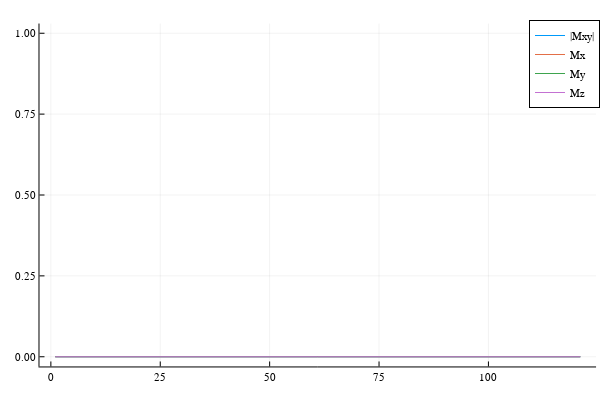

Write notebook code for a chart like this one.
### Code cell
plot(abs.(Complex.(Mx, My))-abs.(Complex.(Mxd, Myd)), label="|Mxy|")
plot!(Mx-Mxd, label="Mx")
plot!(My-Myd, label="My")
plot!(Mz-Mzd, label="Mz")

### Figure 1 — Plotly figure (JSON) as saved in the notebook; plotly's stock layout.template omitted (floating-point values rounded to 4 significant figures)
{"data": [{"colorbar": {"title": ""}, "legendgroup": "|Mxy|", "line": {"color": "rgba(0, 154, 250, 1.000)", "dash": "solid", "shape": "linear", "width": 1}, "mode": "lines", "name": "|Mxy|", "showlegend": true, "type": "scatter", "x": [1, 2, 3, 4, 5, 6, 7, 8, 9, 10, 11, 12, 13, 14, 15, 16, 17, 18, 19, 20, 21, 22, 23, 24, 25, 26, 27, 28, 29, 30, 31, 32, 33, 34, 35, 36, 37, 38, 39, 40, 41, 42, 43, 44, 45, 46, 47, 48, 49, 50, 51, 52, 53, 54, 55, 56, 57, 58, 59, 60, 61, 62, 63, 64, 65, 66, 67, 68, 69, 70, 71, 72, 73, 74, 75, 76, 77, 78, 79, 80, 81, 82, 83, 84, 85, 86, 87, 88, 89, 90, 91, 92, 93, 94, 95, 96, 97, 98, 99, 100, 101, 102, 103, 104, 105, 106, 107, 108, 109, 110, 111, 112, 113, 114, 115, 116, 117, 118, 119, 120, 121], "xaxis": "x", "y": [0, 0, 0, 0, 0, 0, 0, 0, 0, 0, 0, 0, 0, 0, 0, 0, 0, 0, 0, 0, 0, 0, 0, 0, 0, 0, 0, 0, 0, 0, 0, 0, 0, 0, 0, 0, 0, 0, 0, 0, 0, 0, 0, 0, 0, 0, 0, 0, 0, 0, 0, 0, 0, 0, 0, 0, 0, 0, 0, 0, 0, 0, 0, 0, 0, 0, 0, 0, 0, 0, 0, 0, 0, 0, 0, 0, 0, 0, 0, 0, 0, 0, 0, 0, 0, 0, 0, 0, 0, 0, 0, 0, 0, 0, 0, 0, 0, 0, 0, 0, 0, 0, 0, 0, 0, 0, 0, 0, 0, 0, 0, 0, 0, 0, 0, 0, 0, 0, 0, 0, 0], "yaxis": "y", "zmax": null, "zmin": null}, {"colorbar": {"title": ""}, "legendgroup": "Mx", "line": {"color": "rgba(227, 111, 71, 1.000)", "dash": "solid", "shape": "linear", "width": 1}, "mode": "lines", "name": "Mx", "showlegend": true, "type": "scatter", "x": [1, 2, 3, 4, 5, 6, 7, 8, 9, 10, 11, 12, 13, 14, 15, 16, 17, 18, 19, 20, 21, 22, 23, 24, 25, 26, 27, 28, 29, 30, 31, 32, 33, 34, 35, 36, 37, 38, 39, 40, 41, 42, 43, 44, 45, 46, 47, 48, 49, 50, 51, 52, 53, 54, 55, 56, 57, 58, 59, 60, 61, 62, 63, 64, 65, 66, 67, 68, 69, 70, 71, 72, 73, 74, 75, 76, 77, 78, 79, 80, 81, 82, 83, 84, 85, 86, 87, 88, 89, 90, 91, 92, 93, 94, 95, 96, 97, 98, 99, 100, 101, 102, 103, 104, 105, 106, 107, 108, 109, 110, 111, 112, 113, 114, 115, 116, 117, 118, 119, 120, 121], "xaxis": "x", "y": [0, 0, 0, 0, 0, 0, 0, 0, 0, 0, 0, 0, 0, 0, 0, 0, 0, 0, 0, 0, 0, 0, 0, 0, 0, 0, 0, 0, 0, 0, 0, 0, 0, 0, 0, 0, 0, 0, 0, 0, 0, 0, 0, 0, 0, 0, 0, 0, 0, 0, 0, 0, 0, 0, 0, 0, 0, 0, 0, 0, 0, 0, 0, 0, 0, 0, 0, 0, 0, 0, 0, 0, 0, 0, 0, 0, 0, 0, 0, 0, 0, 0, 0, 0, 0, 0, 0, 0, 0, 0, 0, 0, 0, 0, 0, 0, 0, 0, 0, 0, 0, 0, 0, 0, 0, 0, 0, 0, 0, 0, 0, 0, 0, 0, 0, 0, 0, 0, 0, 0, 0], "yaxis": "y", "zmax": null, "zmin": null}, {"colorbar": {"title": ""}, "legendgroup": "My", "line": {"color": "rgba(62, 164, 78, 1.000)", "dash": "solid", "shape": "linear", "width": 1}, "mode": "lines", "name": "My", "showlegend": true, "type": "scatter", "x": [1, 2, 3, 4, 5, 6, 7, 8, 9, 10, 11, 12, 13, 14, 15, 16, 17, 18, 19, 20, 21, 22, 23, 24, 25, 26, 27, 28, 29, 30, 31, 32, 33, 34, 35, 36, 37, 38, 39, 40, 41, 42, 43, 44, 45, 46, 47, 48, 49, 50, 51, 52, 53, 54, 55, 56, 57, 58, 59, 60, 61, 62, 63, 64, 65, 66, 67, 68, 69, 70, 71, 72, 73, 74, 75, 76, 77, 78, 79, 80, 81, 82, 83, 84, 85, 86, 87, 88, 89, 90, 91, 92, 93, 94, 95, 96, 97, 98, 99, 100, 101, 102, 103, 104, 105, 106, 107, 108, 109, 110, 111, 112, 113, 114, 115, 116, 117, 118, 119, 120, 121], "xaxis": "x", "y": [0, 0, 0, 0, 0, 0, 0, 0, 0, 0, 0, 0, 0, 0, 0, 0, 0, 0, 0, 0, 0, 0, 0, 0, 0, 0, 0, 0, 0, 0, 0, 0, 0, 0, 0, 0, 0, 0, 0, 0, 0, 0, 0, 0, 0, 0, 0, 0, 0, 0, 0, 0, 0, 0, 0, 0, 0, 0, 0, 0, 0, 0, 0, 0, 0, 0, 0, 0, 0, 0, 0, 0, 0, 0, 0, 0, 0, 0, 0, 0, 0, 0, 0, 0, 0, 0, 0, 0, 0, 0, 0, 0, 0, 0, 0, 0, 0, 0, 0, 0, 0, 0, 0, 0, 0, 0, 0, 0, 0, 0, 0, 0, 0, 0, 0, 0, 0, 0, 0, 0, 0], "yaxis": "y", "zmax": null, "zmin": null}, {"colorbar": {"title": ""}, "legendgroup": "Mz", "line": {"color": "rgba(195, 113, 210, 1.000)", "dash": "solid", "shape": "linear", "width": 1}, "mode": "lines", "name": "Mz", "showlegend": true, "type": "scatter", "x": [1, 2, 3, 4, 5, 6, 7, 8, 9, 10, 11, 12, 13, 14, 15, 16, 17, 18, 19, 20, 21, 22, 23, 24, 25, 26, 27, 28, 29, 30, 31, 32, 33, 34, 35, 36, 37, 38, 39, 40, 41, 42, 43, 44, 45, 46, 47, 48, 49, 50, 51, 52, 53, 54, 55, 56, 57, 58, 59, 60, 61, 62, 63, 64, 65, 66, 67, 68, 69, 70, 71, 72, 73, 74, 75, 76, 77, 78, 79, 80, 81, 82, 83, 84, 85, 86, 87, 88, 89, 90, 91, 92, 93, 94, 95, 96, 97, 98, 99, 100, 101, 102, 103, 104, 105, 106, 107, 108, 109, 110, 111, 112, 113, 114, 115, 116, 117, 118, 119, 120, 121], "xaxis": "x", "y": [0, 0, 0, 0, 0, 0, 0, 0, 0, 0, 0, 0, 0, 0, 0, 0, 0, 0, 0, 0, 0, 0, 0, 0, 0, 0, 0, 0, 0, 0, 0, 0, 0, 0, 0, 0, 0, 0, 0, 0, 0, 0, 0, 0, 0, 0, 0, 0, 0, 0, 0, 0, 0, 0, 0, 0, 0, 0, 0, 0, 0, 0, 0, 0, 0, 0, 0, 0, 0, 0, 0, 0, 0, 0, 0, 0, 0, 0, 0, 0, 0, 0, 0, 0, 0, 0, 0, 0, 0, 0, 0, 0, 0, 0, 0, 0, 0, 0, 0, 0, 0, 0, 0, 0, 0, 0, 0, 0, 0, 0, 0, 0, 0, 0, 0, 0, 0, 0, 0, 0, 0], "yaxis": "y", "zmax": null, "zmin": null}], "layout": {"annotations": [], "height": 400, "legend": {"bgcolor": "rgba(255, 255, 255, 1.000)", "bordercolor": "rgba(0, 0, 0, 1.000)", "borderwidth": 1, "font": {"color": "rgba(0, 0, 0, 1.000)", "family": "sans-serif", "size": 11}, "title": {"font": {"color": "rgba(0, 0, 0, 1.000)", "family": "sans-serif", "size": 15}, "text": ""}, "tracegroupgap": 0, "traceorder": "normal", "x": 1, "xanchor": "auto", "y": 1, "yanchor": "auto"}, "margin": {"b": 20, "l": 0, "r": 0, "t": 20}, "paper_bgcolor": "rgba(255, 255, 255, 1.000)", "plot_bgcolor": "rgba(255, 255, 255, 1.000)", "showlegend": true, "width": 600, "xaxis": {"anchor": "y", "domain": [0.06582, 0.9934], "gridcolor": "rgba(0, 0, 0, 0.100)", "gridwidth": 0.5, "linecolor": "rgba(0, 0, 0, 1.000)", "mirror": false, "range": [-2.6, 124.6], "showgrid": true, "showline": true, "showticklabels": true, "tickangle": 0, "tickcolor": "rgb(0, 0, 0)", "tickfont": {"color": "rgba(0, 0, 0, 1.000)", "family": "sans-serif", "size": 11}, "tickmode": "array", "ticks": "inside", "ticktext": ["0", "25", "50", "75", "100"], "tickvals": [0, 25, 50, 75, 100], "title": "", "titlefont": {"color": "rgba(0, 0, 0, 1.000)", "family": "sans-serif", "size": 15}, "type": "-", "visible": true, "zeroline": false, "zerolinecolor": "rgba(0, 0, 0, 1.000)"}, "yaxis": {"anchor": "x", "domain": [0.03762, 0.9902], "gridcolor": "rgba(0, 0, 0, 0.100)", "gridwidth": 0.5, "linecolor": "rgba(0, 0, 0, 1.000)", "mirror": false, "range": [-0.03, 1.03], "showgrid": true, "showline": true, "showticklabels": true, "tickangle": 0, "tickcolor": "rgb(0, 0, 0)", "tickfont": {"color": "rgba(0, 0, 0, 1.000)", "family": "sans-serif", "size": 11}, "tickmode": "array", "ticks": "inside", "ticktext": ["0.00", "0.25", "0.50", "0.75", "1.00"], "tickvals": [0, 0.25, 0.5, 0.75, 1], "title": "", "titlefont": {"color": "rgba(0, 0, 0, 1.000)", "family": "sans-serif", "size": 15}, "type": "-", "visible": true, "zeroline": false, "zerolinecolor": "rgba(0, 0, 0, 1.000)"}}}
